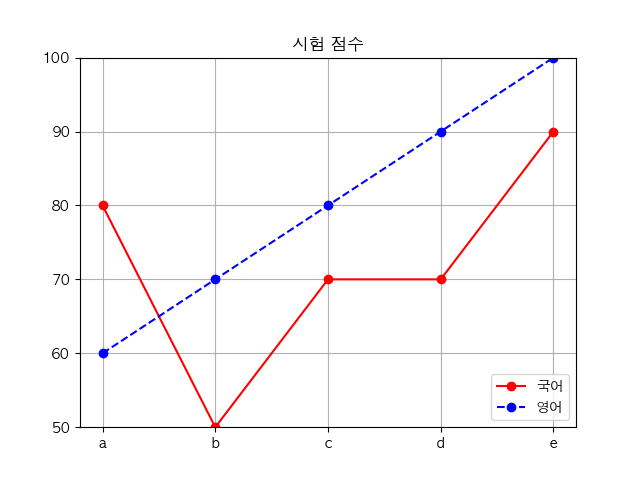

Source code (Python):
# matplotlib : 플로팅 라이브러리. 그래프 생성을 위한 다양한 함수를 제공
# 시각화의 중요성
import numpy as np
import matplotlib.pyplot as plt


plt.rcParams['font.family'] = 'AppleGothic'   # Mac 한글 폰트
plt.rcParams['axes.unicode_minus'] = False    # 마이너스 깨짐 방지


x = ["서울", "인천", "수원"]
# x = ("서울", "인천", "수원")
# x = {"서울", "인천", "수원"}                      set 타입은 쓸 수 없다.
y = [5, 3, 7]

plt.xlim([-1,3])
plt.ylim([0,10])
# tick 설정 : y축의 라벨을 인위적으로 표시
plt.yticks(list(range(0,11,3)))


plt.plot(x,y)
plt.show()

data = np.arange(1,11,2)
plt.plot(data)
x = [0,1,2,3,4]
for a,b in zip(x,data):
    plt.text(a,b,str(b))
plt.show()

x = np.arange(10)
y = np.sin(x)
print(x,y)
# plt.plot(x,y)
plt.plot(x,y,'go--',linewidth=2, markersize=12)
plt.show()

# hold : 복수의 plot으로 여러개의 차트를 겹쳐 그림
x = np.arange(0, np.pi * 3, 0.1)
print(x)
y_sin = np.sin(x)
y_cos = np.cos(x)
plt.figure(figsize=(10,5))              # 그래프 전체 크기(w,h)
plt.plot(x,y_sin,'r')                   # 선 그래프
plt.scatter(x,y_cos)                    # 산점도
plt.xlabel('x축')
plt.ylabel('y축')
plt.title('sine & cosine')              
plt.legend(['sine', 'cosine'])
plt.show()
print()
# sublplot : 하나의 figure를 여러개의 Axes(plot)으로 나누기
plt.subplot(2,1,1)      # 1행
plt.plot(x,y_sin)
plt.title('sine')
plt.subplot(2,1,2)      # 2행
plt.plot(x,y_cos)
plt.title('cosine')
plt.show()


print()
irum = ['a', 'b', 'c', 'd', 'e']
kor = [80, 50, 70, 70, 90]
eng = [60, 70, 80, 90, 100]
plt.plot(irum, kor, 'ro-')
plt.plot(irum, eng, 'bo--')
plt.ylim([50,100])
plt.title('시험 점수')
plt.legend(['국어', '영어'], loc = 4)               # loc = 'best'
plt.grid(True)                                  # 궤선

fig = plt.gcf()
plt.show()
fig.savefig('plot1.png')

from matplotlib.pyplot import imread                # Flask에서 이미지 쓰는 법 지금처럼 저장해서 static 폴더에 저장한다 img.src -> 정적이다
img = imread('plot1.png')                           # chart.js를 쓴다
plt.imshow(img)
plt.show()
